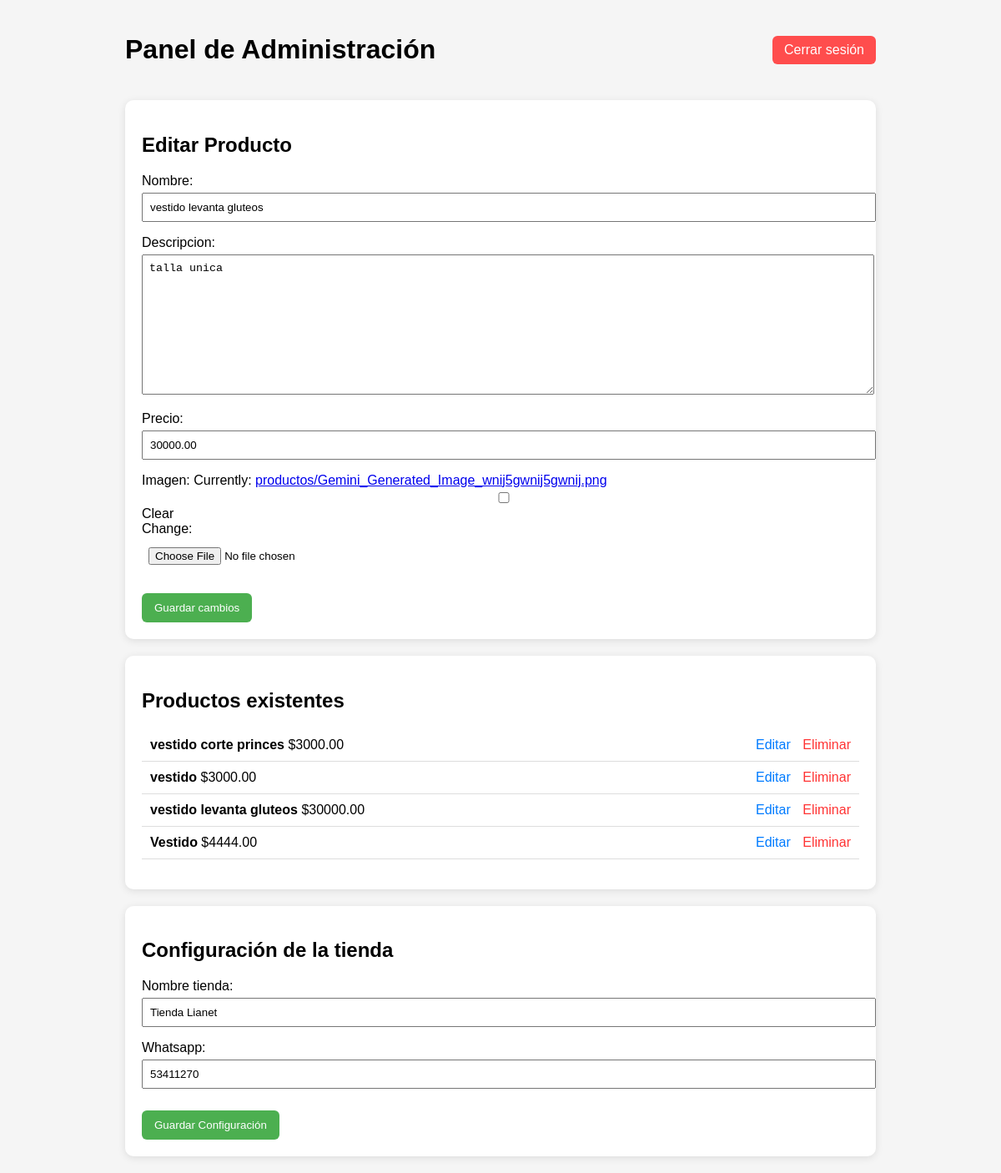
/panel/?editar=5 (signed in), run on the app's committed database.
### tienda/models.py (models this page shows, shortened)
class Producto(models.Model):
    nombre = models.CharField(max_length=100)
    descripcion = models.TextField()
    precio = models.DecimalField(max_digits=10, decimal_places=2)
    imagen = models.ImageField(upload_to='productos/', blank=True, null=True)

class Configuracion(models.Model):
    nombre_tienda = models.CharField(max_length=200)
    whatsapp = models.CharField(max_length=20)

### tienda/views.py (the view, shortened to what this page needs)
# urls.py: path('panel/', panel, name='panel'),
@login_required
def panel(request):
    producto_id = request.GET.get('editar')
    producto = get_object_or_404(Producto, id=producto_id) if producto_id else None
    config = Configuracion.objects.last()
    form = ProductoForm(instance=producto) if producto else ProductoForm()
    config_form = ConfiguracionForm(instance=config) if config else ConfiguracionForm()
    productos = Producto.objects.all()
    return render(request, 'panel.html', {
        'form': form,
        'productos': productos,
        'editando': producto,
        'config_form': config_form
    })

### tienda/forms.py
class ProductoForm(forms.ModelForm):
    class Meta:
        model = Producto
        fields = ['nombre', 'descripcion', 'precio', 'imagen']

class ConfiguracionForm(forms.ModelForm):
    class Meta:
        model = Configuracion
        fields = ['nombre_tienda', 'whatsapp']
        widgets = {
            'nombre_tienda': forms.TextInput(attrs={'class': 'form-control'}),
            'whatsapp': forms.TextInput(attrs={'class': 'form-control'}),
        }

### tienda/templates/panel.html (shortened to what this page needs)
{% load static %}
<!DOCTYPE html>
<html lang="es">
<head>
<link rel="stylesheet" href="{% static 'css/panel.css' %}">
</head>
<body>
<div class="container">
<header class="header">
    <h1>Panel de Administración</h1>
    <a class="logout" href="{% url 'logout_panel' %}">Cerrar sesión</a>
</header>
<section class="card">
<h2>
{% if editando %}
Editar Producto
{% else %}
Agregar Producto
{% endif %}
</h2>
<form method="post" enctype="multipart/form-data" class="formulario">
{{ form.as_p }}
<button class="btn" name="guardar_producto">
{% if editando %}
Guardar cambios
{% else %}
Subir producto
{% endif %}
</button>
</form>
</section>
<section class="card">
<h2>Productos existentes</h2>
<ul class="lista-productos">
{% for producto in productos %}
<li class="producto">
<div class="info">
<strong>{{ producto.nombre }}</strong>
<span>${{ producto.precio }}</span>
</div>
<div class="acciones">
<a class="editar"
href="{% url 'panel' %}?editar={{ producto.id }}">
Editar
</a>
<a class="eliminar"
href="{% url 'eliminar_producto' producto.id %}">
Eliminar
</a>
</div>
</li>
{% empty %}
<li>No hay productos aún.</li>
{% endfor %}
</ul>
</section>
<section class="card">
<h2>Configuración de la tienda</h2>
<form method="post" class="formulario">
{{ config_form.as_p }}
<button class="btn" name="guardar_config">
Guardar Configuración
</button>
</form>
</section>
</div>
</body>
</html>

### tienda/static/css/panel.css (style rules this page uses)
body { font-family: Arial, Helvetica, sans-serif; background:#f5f5f5; margin:0; }
.container { width:900px; margin:auto; padding:20px; }
.header { display:flex; justify-content:space-between; align-items:center; }
.logout { text-decoration:none; color:white; background:#ff4d4d; padding:8px 14px; border-radius:6px; }
.card { background:white; padding:20px; margin-top:20px; border-radius:10px; box-shadow:0 2px 10px rgba(0,0,0,0.1); }
.formulario input, .formulario select, .formulario textarea { width:100%; padding:8px; margin-top:5px; }
.btn { margin-top:10px; padding:10px 15px; background:#4CAF50; color:white; border:none; border-radius:6px; cursor:pointer; }
.lista-productos { list-style:none; padding:0; }
.producto { display:flex; justify-content:space-between; align-items:center; padding:10px; border-bottom:1px solid #ddd; }
.acciones a { text-decoration:none; margin-left:10px; }
.editar { color:#007bff; }
.eliminar { color:#ff3333; }

### data on the page
Producto: nombre "vestido levanta gluteos", descripcion "talla unica", precio "30000.00"
Producto: nombre "vestido corte princes", precio "3000.00"
Producto: nombre "vestido", precio "3000.00"
Producto: nombre "Vestido", precio "4444.00"
Configuracion: nombre_tienda "Tienda Lianet", whatsapp "53411270"
